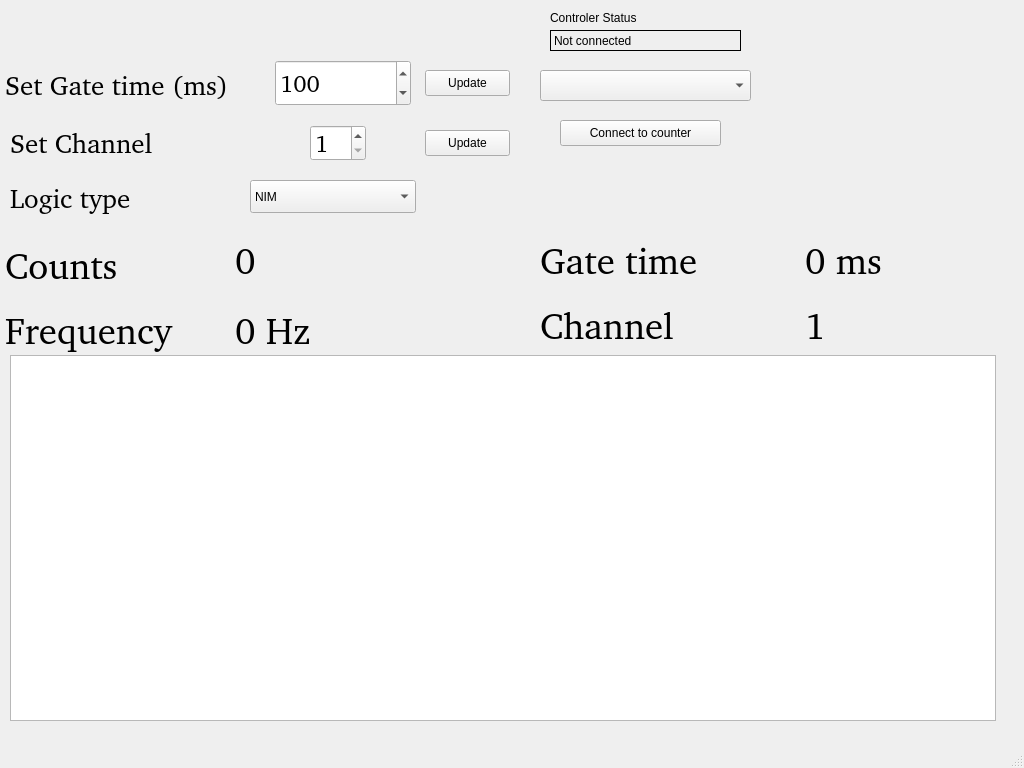
<?xml version="1.0" encoding="UTF-8"?>
<ui version="4.0">
 <class>mini_usb_count_qt</class>
 <widget class="QMainWindow" name="mini_usb_count_qt">
  <property name="geometry">
   <rect>
    <x>0</x>
    <y>0</y>
    <width>1024</width>
    <height>768</height>
   </rect>
  </property>
  <property name="windowTitle">
   <string>mini USB counter</string>
  </property>
  <widget class="QWidget" name="centralwidget">
   <widget class="QPushButton" name="ButtonUpdate_gate">
    <property name="geometry">
     <rect>
      <x>425</x>
      <y>70</y>
      <width>85</width>
      <height>26</height>
     </rect>
    </property>
    <property name="text">
     <string>Update</string>
    </property>
   </widget>
   <widget class="QLabel" name="label">
    <property name="geometry">
     <rect>
      <x>5</x>
      <y>70</y>
      <width>261</width>
      <height>31</height>
     </rect>
    </property>
    <property name="font">
     <font>
      <family>Noto Sans [unknown]</family>
      <pointsize>20</pointsize>
     </font>
    </property>
    <property name="text">
     <string>Set Gate time (ms)</string>
    </property>
   </widget>
   <widget class="QPushButton" name="ButtonConnect">
    <property name="geometry">
     <rect>
      <x>560</x>
      <y>120</y>
      <width>161</width>
      <height>26</height>
     </rect>
    </property>
    <property name="text">
     <string>Connect to counter</string>
    </property>
   </widget>
   <widget class="QLabel" name="label_4">
    <property name="geometry">
     <rect>
      <x>550</x>
      <y>10</y>
      <width>111</width>
      <height>16</height>
     </rect>
    </property>
    <property name="text">
     <string>&lt;html&gt;&lt;head/&gt;&lt;body&gt;&lt;p&gt;Controler Status&lt;/p&gt;&lt;/body&gt;&lt;/html&gt;</string>
    </property>
   </widget>
   <widget class="QComboBox" name="comboSerialBox">
    <property name="geometry">
     <rect>
      <x>540</x>
      <y>70</y>
      <width>211</width>
      <height>31</height>
     </rect>
    </property>
   </widget>
   <widget class="QLabel" name="control_label">
    <property name="geometry">
     <rect>
      <x>550</x>
      <y>30</y>
      <width>191</width>
      <height>21</height>
     </rect>
    </property>
    <property name="frameShape">
     <enum>QFrame::Panel</enum>
    </property>
    <property name="frameShadow">
     <enum>QFrame::Plain</enum>
    </property>
    <property name="text">
     <string>Not connected</string>
    </property>
   </widget>
   <widget class="QLabel" name="label_freq">
    <property name="geometry">
     <rect>
      <x>235</x>
      <y>310</y>
      <width>481</width>
      <height>41</height>
     </rect>
    </property>
    <property name="font">
     <font>
      <family>Noto Sans [unknown]</family>
      <pointsize>28</pointsize>
     </font>
    </property>
    <property name="text">
     <string>0 Hz</string>
    </property>
   </widget>
   <widget class="QLabel" name="label_count">
    <property name="geometry">
     <rect>
      <x>235</x>
      <y>240</y>
      <width>331</width>
      <height>41</height>
     </rect>
    </property>
    <property name="font">
     <font>
      <family>Noto Sans [unknown]</family>
      <pointsize>28</pointsize>
     </font>
    </property>
    <property name="text">
     <string>0</string>
    </property>
   </widget>
   <widget class="QDoubleSpinBox" name="gate_box">
    <property name="geometry">
     <rect>
      <x>275</x>
      <y>60</y>
      <width>136</width>
      <height>46</height>
     </rect>
    </property>
    <property name="font">
     <font>
      <family>Noto Sans [unknown]</family>
      <pointsize>18</pointsize>
     </font>
    </property>
    <property name="decimals">
     <number>0</number>
    </property>
    <property name="minimum">
     <double>1.000000000000000</double>
    </property>
    <property name="maximum">
     <double>10000.000000000000000</double>
    </property>
    <property name="singleStep">
     <double>1.000000000000000</double>
    </property>
    <property name="value">
     <double>100.000000000000000</double>
    </property>
   </widget>
   <widget class="QLabel" name="label_gate">
    <property name="geometry">
     <rect>
      <x>805</x>
      <y>235</y>
      <width>506</width>
      <height>51</height>
     </rect>
    </property>
    <property name="font">
     <font>
      <family>Noto Sans [unknown]</family>
      <pointsize>28</pointsize>
     </font>
    </property>
    <property name="text">
     <string>0 ms</string>
    </property>
   </widget>
   <widget class="QLabel" name="label_optical_freq_3">
    <property name="geometry">
     <rect>
      <x>540</x>
      <y>230</y>
      <width>226</width>
      <height>61</height>
     </rect>
    </property>
    <property name="font">
     <font>
      <family>Noto Sans [unknown]</family>
      <pointsize>28</pointsize>
     </font>
    </property>
    <property name="text">
     <string>Gate time</string>
    </property>
   </widget>
   <widget class="QLabel" name="label_optical_freq_4">
    <property name="geometry">
     <rect>
      <x>5</x>
      <y>235</y>
      <width>226</width>
      <height>61</height>
     </rect>
    </property>
    <property name="font">
     <font>
      <family>Noto Sans [unknown]</family>
      <pointsize>28</pointsize>
     </font>
    </property>
    <property name="text">
     <string>Counts</string>
    </property>
   </widget>
   <widget class="QLabel" name="label_optical_freq_5">
    <property name="geometry">
     <rect>
      <x>5</x>
      <y>300</y>
      <width>226</width>
      <height>61</height>
     </rect>
    </property>
    <property name="font">
     <font>
      <family>Noto Sans [unknown]</family>
      <pointsize>28</pointsize>
     </font>
    </property>
    <property name="text">
     <string>Frequency </string>
    </property>
   </widget>
   <widget class="QLabel" name="label_3">
    <property name="geometry">
     <rect>
      <x>10</x>
      <y>125</y>
      <width>166</width>
      <height>36</height>
     </rect>
    </property>
    <property name="font">
     <font>
      <family>Noto Sans [unknown]</family>
      <pointsize>20</pointsize>
     </font>
    </property>
    <property name="text">
     <string>Set Channel</string>
    </property>
   </widget>
   <widget class="QSpinBox" name="channel_box">
    <property name="geometry">
     <rect>
      <x>310</x>
      <y>125</y>
      <width>56</width>
      <height>36</height>
     </rect>
    </property>
    <property name="font">
     <font>
      <family>Noto Sans [unknown]</family>
      <pointsize>18</pointsize>
     </font>
    </property>
    <property name="minimum">
     <number>1</number>
    </property>
    <property name="maximum">
     <number>3</number>
    </property>
    <property name="value">
     <number>1</number>
    </property>
   </widget>
   <widget class="QPushButton" name="ButtonUpdate_channel">
    <property name="geometry">
     <rect>
      <x>425</x>
      <y>130</y>
      <width>85</width>
      <height>26</height>
     </rect>
    </property>
    <property name="text">
     <string>Update</string>
    </property>
   </widget>
   <widget class="QLabel" name="label_optical_freq_6">
    <property name="geometry">
     <rect>
      <x>540</x>
      <y>295</y>
      <width>226</width>
      <height>61</height>
     </rect>
    </property>
    <property name="font">
     <font>
      <family>Noto Sans [unknown]</family>
      <pointsize>28</pointsize>
     </font>
    </property>
    <property name="text">
     <string>Channel</string>
    </property>
   </widget>
   <widget class="QLabel" name="label_channel">
    <property name="geometry">
     <rect>
      <x>805</x>
      <y>300</y>
      <width>506</width>
      <height>51</height>
     </rect>
    </property>
    <property name="font">
     <font>
      <family>Noto Sans [unknown]</family>
      <pointsize>28</pointsize>
     </font>
    </property>
    <property name="text">
     <string>1</string>
    </property>
   </widget>
   <widget class="QComboBox" name="comboLogicBox">
    <property name="geometry">
     <rect>
      <x>250</x>
      <y>180</y>
      <width>166</width>
      <height>33</height>
     </rect>
    </property>
    <property name="editable">
     <bool>false</bool>
    </property>
    <property name="maxVisibleItems">
     <number>2</number>
    </property>
    <item>
     <property name="text">
      <string>NIM</string>
     </property>
    </item>
    <item>
     <property name="text">
      <string>TTL</string>
     </property>
    </item>
   </widget>
   <widget class="QLabel" name="label_5">
    <property name="geometry">
     <rect>
      <x>10</x>
      <y>180</y>
      <width>166</width>
      <height>36</height>
     </rect>
    </property>
    <property name="font">
     <font>
      <family>Noto Sans [unknown]</family>
      <pointsize>20</pointsize>
     </font>
    </property>
    <property name="text">
     <string>Logic type</string>
    </property>
   </widget>
   <widget class="PlotWidget" name="plotWidget">
    <property name="geometry">
     <rect>
      <x>10</x>
      <y>355</y>
      <width>986</width>
      <height>366</height>
     </rect>
    </property>
    <property name="backgroundBrush">
     <brush brushstyle="SolidPattern">
      <color alpha="255">
       <red>255</red>
       <green>255</green>
       <blue>255</blue>
      </color>
     </brush>
    </property>
    <property name="foregroundBrush">
     <brush brushstyle="NoBrush">
      <color alpha="255">
       <red>0</red>
       <green>0</green>
       <blue>0</blue>
      </color>
     </brush>
    </property>
   </widget>
  </widget>
  <widget class="QMenuBar" name="menubar">
   <property name="geometry">
    <rect>
     <x>0</x>
     <y>0</y>
     <width>1024</width>
     <height>27</height>
    </rect>
   </property>
  </widget>
  <widget class="QStatusBar" name="statusbar"/>
 </widget>
 <customwidgets>
  <customwidget>
   <class>PlotWidget</class>
   <extends>QGraphicsView</extends>
   <header location="global">pyqtgraph</header>
  </customwidget>
 </customwidgets>
 <resources/>
 <connections/>
 <designerdata>
  <property name="gridDeltaX">
   <number>5</number>
  </property>
  <property name="gridDeltaY">
   <number>5</number>
  </property>
  <property name="gridSnapX">
   <bool>true</bool>
  </property>
  <property name="gridSnapY">
   <bool>true</bool>
  </property>
  <property name="gridVisible">
   <bool>true</bool>
  </property>
 </designerdata>
</ui>
